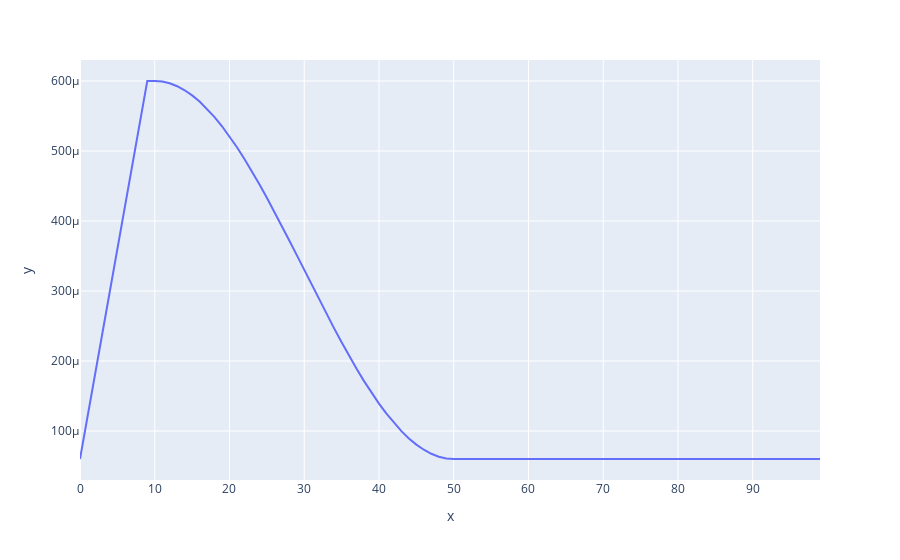

The code cell stored with this chart in its notebook:
### Code cell
x = torch.arange(0, 100)
y = [get_lr(i) for i in x]
px.line(x=x, y=y)

### Figure 1 — Plotly figure (JSON) as saved in the notebook; plotly's stock layout.template omitted (floating-point values rounded to 4 significant figures)
{"data": [{"hovertemplate": "x=%{x}<br>y=%{y}<extra></extra>", "legendgroup": "", "line": {"color": "#636efa", "dash": "solid"}, "marker": {"symbol": "circle"}, "mode": "lines", "name": "", "orientation": "h", "showlegend": false, "type": "scatter", "x": [0, 1, 2, 3, 4, 5, 6, 7, 8, 9, 10, 11, 12, 13, 14, 15, 16, 17, 18, 19, 20, 21, 22, 23, 24, 25, 26, 27, 28, 29, 30, 31, 32, 33, 34, 35, 36, 37, 38, 39, 40, 41, 42, 43, 44, 45, 46, 47, 48, 49, 50, 51, 52, 53, 54, 55, 56, 57, 58, 59, 60, 61, 62, 63, 64, 65, 66, 67, 68, 69, 70, 71, 72, 73, 74, 75, 76, 77, 78, 79, 80, 81, 82, 83, 84, 85, 86, 87, 88, 89, 90, 91, 92, 93, 94, 95, 96, 97, 98, 99], "xaxis": "x", "y": [6e-05, 0.00012, 0.00018, 0.00024, 0.0003, 0.00036, 0.00042, 0.00048, 0.00054, 0.0006, 0.0006, 0.0005992, 0.0005967, 0.0005925, 0.0005868, 0.0005794, 0.0005706, 0.0005602, 0.0005484, 0.0005353, 0.0005209, 0.0005054, 0.0004887, 0.0004711, 0.0004526, 0.0004333, 0.0004134, 0.000393, 0.0003722, 0.0003512, 0.00033, 0.0003088, 0.0002878, 0.000267, 0.0002466, 0.0002267, 0.0002074, 0.0001889, 0.0001713, 0.0001546, 0.0001391, 0.0001247, 0.0001116, 9.979e-05, 8.943e-05, 8.055e-05, 7.321e-05, 6.746e-05, 6.332e-05, 6.083e-05, 6e-05, 6e-05, 6e-05, 6e-05, 6e-05, 6e-05, 6e-05, 6e-05, 6e-05, 6e-05, 6e-05, 6e-05, 6e-05, 6e-05, 6e-05, 6e-05, 6e-05, 6e-05, 6e-05, 6e-05, 6e-05, 6e-05, 6e-05, 6e-05, 6e-05, 6e-05, 6e-05, 6e-05, 6e-05, 6e-05, 6e-05, 6e-05, 6e-05, 6e-05, 6e-05, 6e-05, 6e-05, 6e-05, 6e-05, 6e-05, 6e-05, 6e-05, 6e-05, 6e-05, 6e-05, 6e-05, 6e-05, 6e-05, 6e-05, 6e-05], "yaxis": "y"}], "layout": {"legend": {"tracegroupgap": 0}, "margin": {"t": 60}, "xaxis": {"anchor": "y", "domain": [0, 1], "title": {"text": "x"}}, "yaxis": {"anchor": "x", "domain": [0, 1], "title": {"text": "y"}}}}
